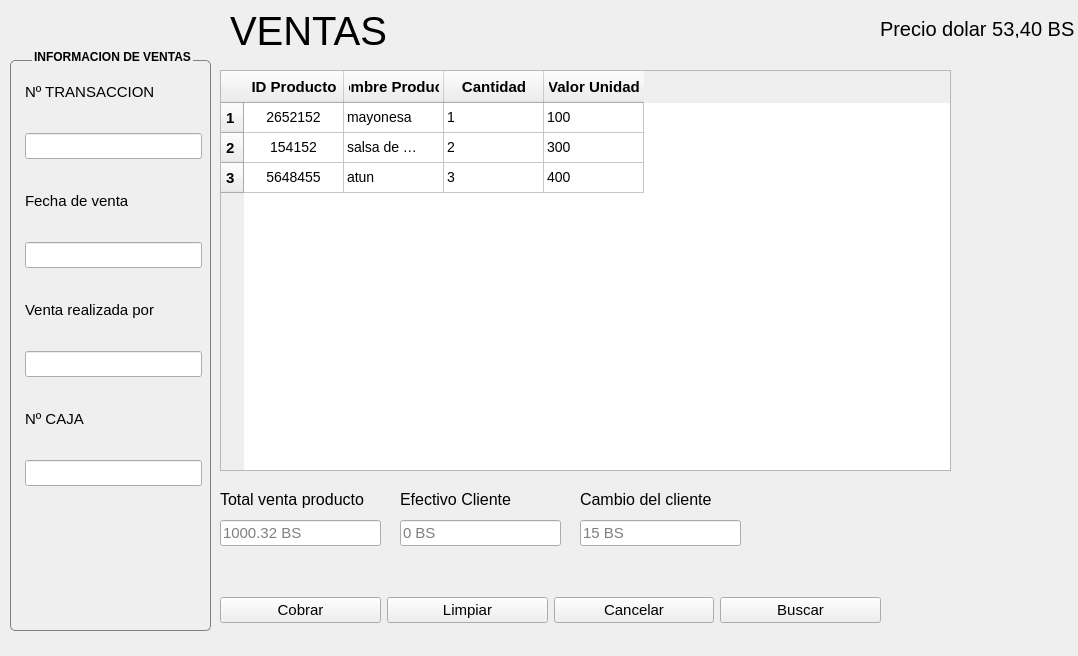
<?xml version="1.0" encoding="UTF-8"?>
<ui version="4.0">
 <class>Widget</class>
 <widget class="QWidget" name="Widget">
  <property name="geometry">
   <rect>
    <x>0</x>
    <y>0</y>
    <width>1078</width>
    <height>656</height>
   </rect>
  </property>
  <property name="windowTitle">
   <string>Widget</string>
  </property>
  <property name="styleSheet">
   <string notr="true">font-size:15px</string>
  </property>
  <widget class="QLabel" name="label_3">
   <property name="geometry">
    <rect>
     <x>230</x>
     <y>0</y>
     <width>341</width>
     <height>61</height>
    </rect>
   </property>
   <property name="styleSheet">
    <string notr="true">font-size:40px</string>
   </property>
   <property name="text">
    <string>VENTAS</string>
   </property>
  </widget>
  <widget class="QLabel" name="label_4">
   <property name="geometry">
    <rect>
     <x>220</x>
     <y>490</y>
     <width>161</width>
     <height>18</height>
    </rect>
   </property>
   <property name="styleSheet">
    <string notr="true">font-size:16px</string>
   </property>
   <property name="text">
    <string>Total venta producto</string>
   </property>
  </widget>
  <widget class="QLineEdit" name="lineEdit_2">
   <property name="geometry">
    <rect>
     <x>220</x>
     <y>520</y>
     <width>161</width>
     <height>26</height>
    </rect>
   </property>
   <property name="placeholderText">
    <string>1000.32 BS</string>
   </property>
  </widget>
  <widget class="QLineEdit" name="lineEdit_3">
   <property name="geometry">
    <rect>
     <x>400</x>
     <y>520</y>
     <width>161</width>
     <height>26</height>
    </rect>
   </property>
   <property name="placeholderText">
    <string>0 BS</string>
   </property>
  </widget>
  <widget class="QLabel" name="label_5">
   <property name="geometry">
    <rect>
     <x>400</x>
     <y>490</y>
     <width>161</width>
     <height>18</height>
    </rect>
   </property>
   <property name="styleSheet">
    <string notr="true">font-size:16px</string>
   </property>
   <property name="text">
    <string>Efectivo Cliente</string>
   </property>
  </widget>
  <widget class="QLabel" name="label_6">
   <property name="geometry">
    <rect>
     <x>580</x>
     <y>490</y>
     <width>161</width>
     <height>18</height>
    </rect>
   </property>
   <property name="styleSheet">
    <string notr="true">font-size:16px</string>
   </property>
   <property name="text">
    <string>Cambio del cliente</string>
   </property>
  </widget>
  <widget class="QLineEdit" name="lineEdit_4">
   <property name="geometry">
    <rect>
     <x>580</x>
     <y>520</y>
     <width>161</width>
     <height>26</height>
    </rect>
   </property>
   <property name="placeholderText">
    <string>15 BS</string>
   </property>
  </widget>
  <widget class="QWidget" name="horizontalLayoutWidget">
   <property name="geometry">
    <rect>
     <x>220</x>
     <y>570</y>
     <width>661</width>
     <height>80</height>
    </rect>
   </property>
   <layout class="QHBoxLayout" name="horizontalLayout">
    <item>
     <widget class="QPushButton" name="pushButton_4">
      <property name="styleSheet">
       <string notr="true">
</string>
      </property>
      <property name="text">
       <string>Cobrar</string>
      </property>
     </widget>
    </item>
    <item>
     <widget class="QPushButton" name="pushButton_3">
      <property name="text">
       <string>Limpiar</string>
      </property>
     </widget>
    </item>
    <item>
     <widget class="QPushButton" name="pushButton_2">
      <property name="text">
       <string>Cancelar</string>
      </property>
     </widget>
    </item>
    <item>
     <widget class="QPushButton" name="pushButton">
      <property name="text">
       <string>Buscar</string>
      </property>
     </widget>
    </item>
   </layout>
  </widget>
  <widget class="QLabel" name="label">
   <property name="geometry">
    <rect>
     <x>880</x>
     <y>20</y>
     <width>231</width>
     <height>18</height>
    </rect>
   </property>
   <property name="styleSheet">
    <string notr="true">font-size: 20px</string>
   </property>
   <property name="text">
    <string>Precio dolar 53,40 BS</string>
   </property>
  </widget>
  <widget class="QTableWidget" name="tableWidget">
   <property name="geometry">
    <rect>
     <x>220</x>
     <y>70</y>
     <width>731</width>
     <height>401</height>
    </rect>
   </property>
   <property name="styleSheet">
    <string notr="true">QTableWidget {
    font-size: 14px; /* Tamaño de la fuente */
}

QTableWidget QTableCornerButton::section {
    background-color: #f0f0f0; /* Color de fondo para la esquina */
}

QTableWidget::item {
    text-align: center; /* Centra el texto horizontalmente */
    padding: 5px; /* Añade un poco de espacio alrededor del texto */
}

QHeaderView::section {
    background-color: #f0f0f0; /* Color de fondo para los encabezados */
    padding: 5px; /* Espacio alrededor del texto en los encabezados */
    font-weight: bold; /* Texto en negrita para los encabezados */
    text-align: center; /* Centra el texto en los encabezados */
}</string>
   </property>
   <property name="horizontalScrollBarPolicy">
    <enum>Qt::ScrollBarPolicy::ScrollBarAlwaysOff</enum>
   </property>
   <property name="rowCount">
    <number>3</number>
   </property>
   <row/>
   <row/>
   <row/>
   <column>
    <property name="text">
     <string>ID Producto</string>
    </property>
   </column>
   <column>
    <property name="text">
     <string>Nombre Producto</string>
    </property>
   </column>
   <column>
    <property name="text">
     <string>Cantidad</string>
    </property>
   </column>
   <column>
    <property name="text">
     <string>Valor Unidad</string>
    </property>
   </column>
   <item row="0" column="0">
    <property name="text">
     <string>2652152</string>
    </property>
    <property name="textAlignment">
     <set>AlignCenter</set>
    </property>
   </item>
   <item row="0" column="1">
    <property name="text">
     <string>mayonesa</string>
    </property>
   </item>
   <item row="0" column="2">
    <property name="text">
     <string>1</string>
    </property>
   </item>
   <item row="0" column="3">
    <property name="text">
     <string>100</string>
    </property>
   </item>
   <item row="1" column="0">
    <property name="text">
     <string>154152</string>
    </property>
    <property name="textAlignment">
     <set>AlignCenter</set>
    </property>
   </item>
   <item row="1" column="1">
    <property name="text">
     <string>salsa de tomate</string>
    </property>
   </item>
   <item row="1" column="2">
    <property name="text">
     <string>2</string>
    </property>
   </item>
   <item row="1" column="3">
    <property name="text">
     <string>300</string>
    </property>
   </item>
   <item row="2" column="0">
    <property name="text">
     <string>5648455</string>
    </property>
    <property name="textAlignment">
     <set>AlignCenter</set>
    </property>
   </item>
   <item row="2" column="1">
    <property name="text">
     <string>atun</string>
    </property>
   </item>
   <item row="2" column="2">
    <property name="text">
     <string>3</string>
    </property>
   </item>
   <item row="2" column="3">
    <property name="text">
     <string>400</string>
    </property>
   </item>
  </widget>
  <widget class="QGroupBox" name="groupBox">
   <property name="geometry">
    <rect>
     <x>10</x>
     <y>50</y>
     <width>201</width>
     <height>581</height>
    </rect>
   </property>
   <property name="font">
    <font>
     <pointsize>-1</pointsize>
     <bold>true</bold>
    </font>
   </property>
   <property name="focusPolicy">
    <enum>Qt::FocusPolicy::NoFocus</enum>
   </property>
   <property name="contextMenuPolicy">
    <enum>Qt::ContextMenuPolicy::NoContextMenu</enum>
   </property>
   <property name="acceptDrops">
    <bool>false</bool>
   </property>
   <property name="layoutDirection">
    <enum>Qt::LayoutDirection::LeftToRight</enum>
   </property>
   <property name="autoFillBackground">
    <bool>false</bool>
   </property>
   <property name="styleSheet">
    <string notr="true">QGroupBox {
    border: 1px solid gray;
    border-radius: 5px;
    margin-top: 10px;
    font-size: 12px;
    font-weight: bold;
}
QGroupBox::title {
    subcontrol-origin: margin;
    subcontrol-position: top center; /* Alinea el título en el centro */
    
}</string>
   </property>
   <property name="inputMethodHints">
    <set>Qt::InputMethodHint::ImhNone</set>
   </property>
   <property name="title">
    <string>INFORMACION DE VENTAS</string>
   </property>
   <property name="flat">
    <bool>false</bool>
   </property>
   <property name="checkable">
    <bool>false</bool>
   </property>
   <widget class="QWidget" name="verticalLayoutWidget">
    <property name="geometry">
     <rect>
      <x>10</x>
      <y>20</y>
      <width>191</width>
      <height>616</height>
     </rect>
    </property>
    <layout class="QVBoxLayout" name="verticalLayout" stretch="0,0,0,0,0,0,0,0">
     <property name="spacing">
      <number>20</number>
     </property>
     <property name="sizeConstraint">
      <enum>QLayout::SizeConstraint::SetDefaultConstraint</enum>
     </property>
     <property name="leftMargin">
      <number>5</number>
     </property>
     <property name="rightMargin">
      <number>9</number>
     </property>
     <property name="bottomMargin">
      <number>200</number>
     </property>
     <item>
      <widget class="QLabel" name="label_2">
       <property name="text">
        <string>Nº TRANSACCION</string>
       </property>
      </widget>
     </item>
     <item>
      <widget class="QLineEdit" name="lineEdit"/>
     </item>
     <item>
      <widget class="QLabel" name="label_7">
       <property name="frameShape">
        <enum>QFrame::Shape::NoFrame</enum>
       </property>
       <property name="text">
        <string>Fecha de venta</string>
       </property>
      </widget>
     </item>
     <item>
      <widget class="QLineEdit" name="lineEdit_5"/>
     </item>
     <item>
      <widget class="QLabel" name="label_8">
       <property name="minimumSize">
        <size>
         <width>177</width>
         <height>0</height>
        </size>
       </property>
       <property name="inputMethodHints">
        <set>Qt::InputMethodHint::ImhNone</set>
       </property>
       <property name="frameShape">
        <enum>QFrame::Shape::NoFrame</enum>
       </property>
       <property name="text">
        <string>Venta realizada por</string>
       </property>
       <property name="indent">
        <number>-1</number>
       </property>
      </widget>
     </item>
     <item>
      <widget class="QLineEdit" name="lineEdit_6"/>
     </item>
     <item>
      <widget class="QLabel" name="label_9">
       <property name="text">
        <string>Nº CAJA</string>
       </property>
      </widget>
     </item>
     <item>
      <widget class="QLineEdit" name="lineEdit_7"/>
     </item>
    </layout>
   </widget>
  </widget>
 </widget>
 <resources/>
 <connections/>
</ui>
